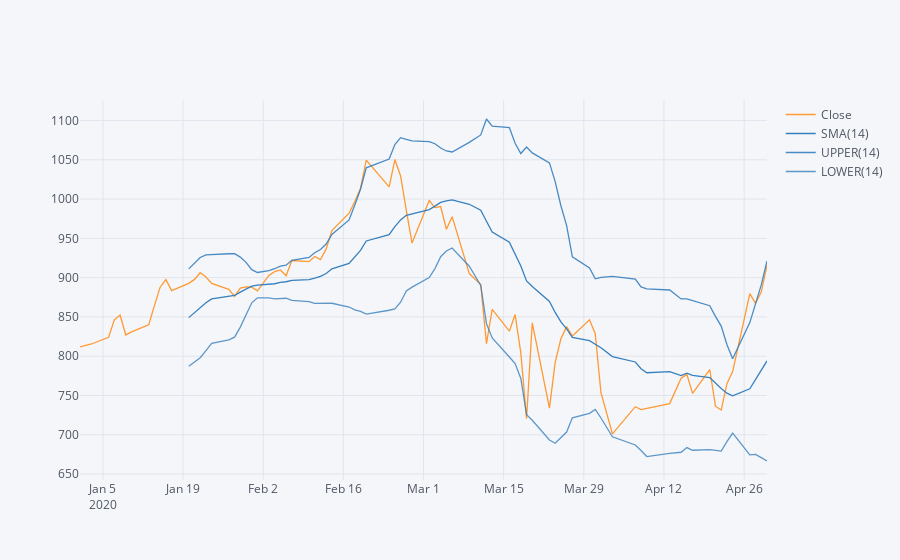

Write notebook code for a chart like this one.
### Markdown cell above
**Use .ta_plot(study='boll') to create a Bollinger Band Plot for Mindtree.**

### Code cell
IT_stocks.MINDTREE['Close'].ta_plot(study='boll')
